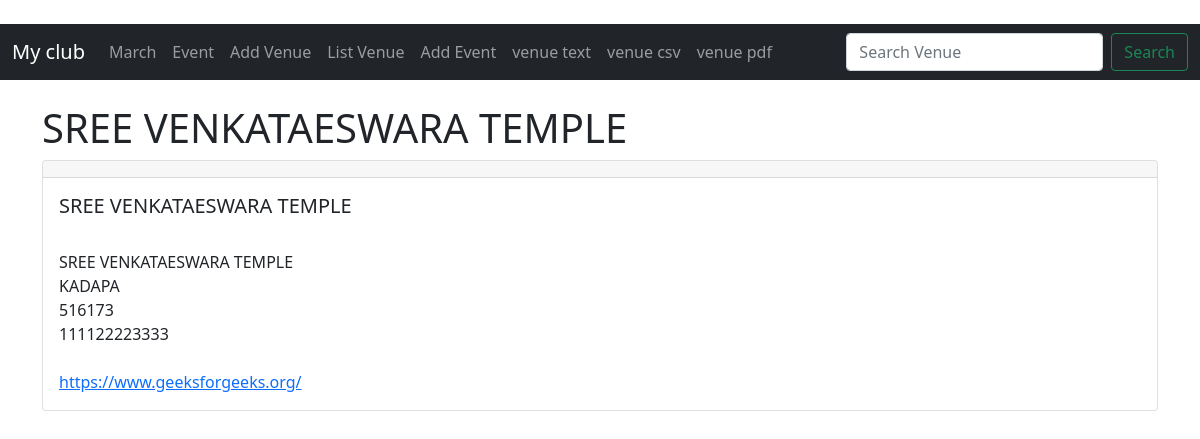
The app's page /myclub/show_venue/542/ with its own data.
### myclub/models.py (models this page shows)
class Venue(models.Model):
  name=models.CharField('Venue name',max_length=100)
  address=models.CharField(max_length=100)
  zip_code=models.CharField('Zip code',max_length=10)
  phone=models.CharField('conatact number',max_length=14)
  web=models.URLField('website address')
  email_address=models.EmailField('Email address')
  def __str__(self):
    return self.name

### myclub/views.py (the view)
# urls.py: path('show_venue/<venue_id>/', views.show_venue, name='show-venue'),
def show_venue(request, venue_id):
    venue = Venue.objects.get(pk=venue_id)
    return render(request, 'myclub/showvenue.html', {'venue': venue})

### templates/myclub/showvenue.html (shortened to what this page needs)
{% extends 'myclub/basic.html' %}
{%block content%}
<h1>{{venue}}</h1>
<div class="card">
  <div class="card-header">
  </div>
  <div class="card-body">
    <h5 class="card-title">{{venue}}</h5>
    <p class="card-text">
  <br>
  {{venue.name}}<br/>
  {{venue.address}}</br>
  {{venue.zip_code}}</br>
  {{venue.phone}}</br>
  <a href="{{venue.web}}">{{venue.web}}</a></br>
</p>
</div>
</div>
  {%endblock%}

### records on screen
Venue: name "SREE VENKATAESWARA TEMPLE", address "KADAPA", zip_code "516173", phone "111122223333", web "https://www.geeksforgeeks.org/"
